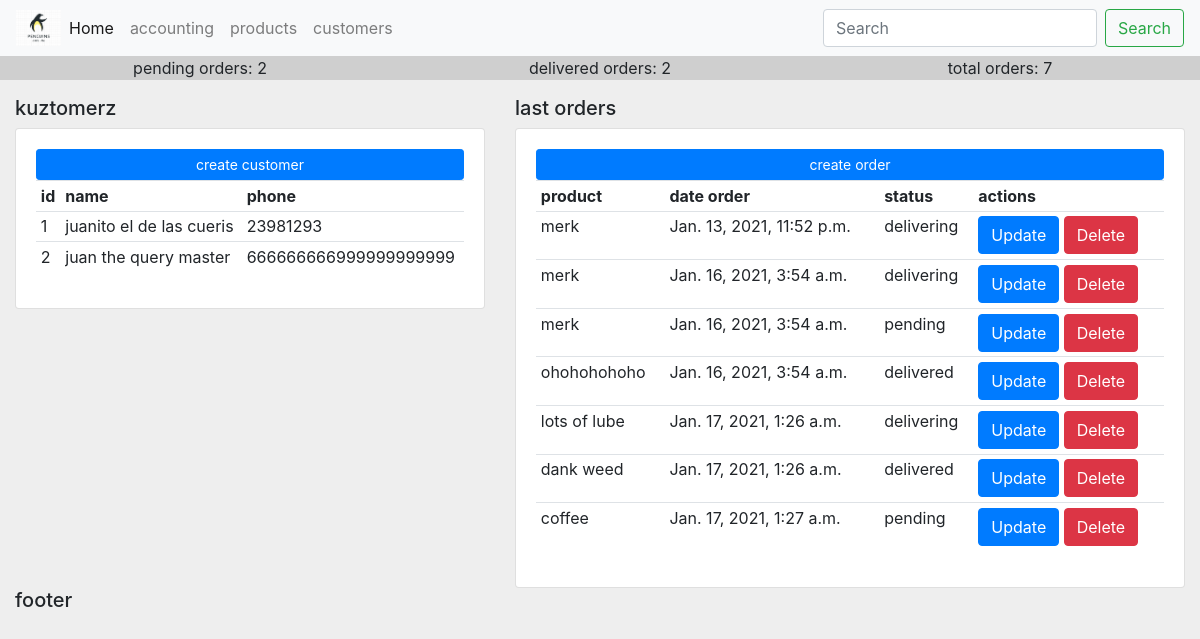
/accounting/, run on an earlier commit of the app's database.
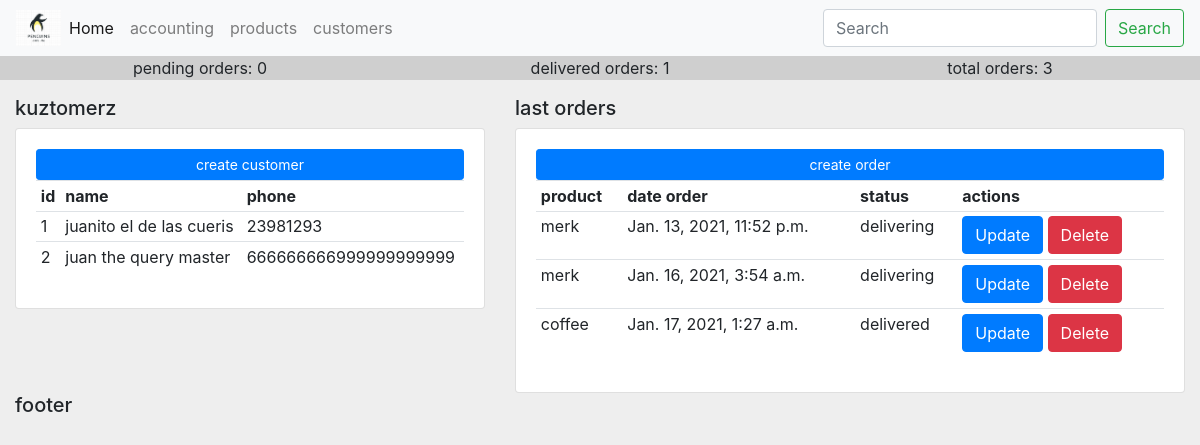
And on a later commit of the database.
### accounting/models.py (models this page shows, shortened)
class Customer(models.Model):
    name = models.CharField(max_length=200, null=True)
    phone = models.CharField(max_length=200, null=True)
    email = models.CharField(max_length=200, null=True)
    date_created = models.DateTimeField(auto_now_add=True, null=True)

class Order(models.Model):
    STATUS = (
        ('pending', 'Pending'),
        ('delivering', 'Out on delivery'),
        ('delivered', 'Delivered')
    )
    customer = models.ForeignKey(Customer, null=True, on_delete=models.SET_NULL)
    product = models.ForeignKey(Product, null=True, on_delete=models.SET_NULL)
    status = models.CharField(max_length=200, null=True, choices=STATUS)
    date_created = models.DateTimeField(auto_now_add=True, null=True)

class Product(models.Model):
    CATEGORY = (
        ('indoors', 'Indoors'),
        ('outdoors', 'Outdoors')
    )
    name = models.CharField(max_length=200, null=True)
    price = models.FloatField(null=True)
    category = models.CharField(max_length=200, null=True, choices=CATEGORY)
    description = models.CharField(max_length=200, null=True)
    date_created = models.DateTimeField(auto_now_add=True, null=True)
    tags = models.ManyToManyField(Tag)
    def __str__(self):
        return self.name

### accounting/views.py (the view)
# urls.py: path('', views.home, name="accounting_home"),
def home(request):
    orders = Order.objects.all()
    customers = Customer.objects.all()
    total_orders = orders.count()
    pending_orders = orders.filter(status='pending').count()
    delivered_orders = orders.filter(status='delivered').count()
    context = {'orders':orders, 'customers':customers,
        'delivered_orders' : delivered_orders, 'total_orders' : total_orders,
        'pending_orders' : pending_orders
    }
    return render(request, 'accounting/dashboard.html', context)

### accounting/templates/accounting/dashboard.html
{% extends 'ivy/layout.html' %}
{% block content %}
<div class="row">
    <div class="col-md-5">
        <h5>kuztomerz</h5>
        <div class="card card-body">
            <button class="btn btn-primary btn-sm btn-block">create customer</button>
            <table class="table table-sm">
                <tr>
                    <th>id</th>
                    <th>name</th>
                    <th>phone</th>
                </tr>
                {% for customer in customers %}
                    <tr>
                        <td>{{customer.id}}</td>
                        <td>{{customer.name}}</td>
                        <td>{{customer.phone}}</td>
                    </tr>
                {% endfor %}
            </table>
        </div>
    </div>
    <div class="col-md-7">
        <h5>last orders</h5>
        <div class="card card-body">
            <a href="{% url 'accounting_order_create' %}">
            <button class="btn btn-primary btn-sm btn-block">create order</button></a>
            <table class="table table-sm">
                <tr>
                    <th>product</th>
                    <th>date order</th>
                    <th>status</th>
                    <th>actions</th>
                </tr>
                {% for order in orders %}
                    <tr>
                        <td>{{order.product}}</td>
                        <td>{{order.date_created}}</td>
                        <td>{{order.status}}</td>
                        <td>
                            <a href="{% url 'accounting_order_update' order.id %}" class="btn btn-primary">Update</a>
                            <a href="{% url 'accounting_order_delete' order.id %}" class="btn btn-danger">Delete</a>
                        </td>
                    </tr>
                {% endfor %}
            </table>
        </div>
    </div>
</div>
{% endblock content %}

### ivy/templates/ivy/layout.html (shortened to what this page needs)
{% load static %}
<html lang="en">
<head>
    <link rel="stylesheet" href="https://stackpath.bootstrapcdn.com/bootstrap/4.3.1/css/bootstrap.min.css">
    <link rel="stylesheet" href="{% static 'css/main.css' %}">
</head>
<body>
<div class="container" style="max-width: 100vw">
{% include 'ivy/navbar.html' %}
{% include 'ivy/status.html' %}
{% block content %}
{% endblock %}
{% include 'ivy/footer.html' %}
</div>
</body>
</html>

### ivy/templates/ivy/navbar.html (shortened to what this page needs)
{% load static %}
<div class="row" style="background-color: rgb(207, 207, 9);">
  <div class="col" style="padding-left: 0px; padding-right: 0px;">
    <nav class="navbar navbar-expand-lg navbar-light bg-light">
      <img src="{% static 'images/logo.png' %}" style="max-height: 3vw;">
      <div class="collapse navbar-collapse" id="navbarSupportedContent">
        <ul class="navbar-nav mr-auto">
          <li class="nav-item active">
            <a class="nav-link" href="/">Home <span class="sr-only">(current)</span></a>
          </li>
          <li class="nav-item">
            <a class="nav-link" href="{% url 'accounting_home' %}">accounting</a>
          </li>
          <li class="nav-item">
            <a class="nav-link" href="{% url 'accounting_products' %}">products</a>
          </li>
          <li class="nav-item">
            <a class="nav-link" href="{% url 'accounting_customers' %}">customers</a>
          </li>
        </ul>
        <form class="form-inline my-2 my-lg-0">
          <input class="form-control mr-sm-2" type="search" placeholder="Search" aria-label="Search">
          <button class="btn btn-outline-success my-2 my-sm-0" type="submit">Search</button>
        </form>
      </div>
    </nav>
  </div>
</div>

### ivy/templates/ivy/status.html
<div class="row mb-3 text-center" style="background-color: rgb(207, 207, 207);">
    <div class="col">
        pending orders: {{pending_orders}}
    </div>
    <div class="col">
        delivered orders: {{delivered_orders}}
    </div>
    <div class="col">
        total orders: {{total_orders}}
    </div>
</div>

### ivy/templates/ivy/footer.html (shortened to what this page needs)
<H5>footer</H5>

### static/css/main.css (style rules this page uses)
body { background-color: rgb(238, 238, 238); }

What changed in the data, as far as the page shows it:
removed Order: product "merk", date_created "Jan. 16, 2021, 3:54 a.m.", status "pending"
removed Order: product "ohohohohoho", date_created "Jan. 16, 2021, 3:54 a.m.", status "delivered"
removed Order: product "lots of lube", date_created "Jan. 17, 2021, 1:26 a.m.", status "delivering"
removed Order: product "dank weed", date_created "Jan. 17, 2021, 1:26 a.m.", status "delivered"
changed Order "coffee": status "pending" → "delivered"
Also different on the page:
{{ pending_orders }}: "2" → "0"
{{ delivered_orders }}: "2" → "1"
{{ total_orders }}: "7" → "3"
